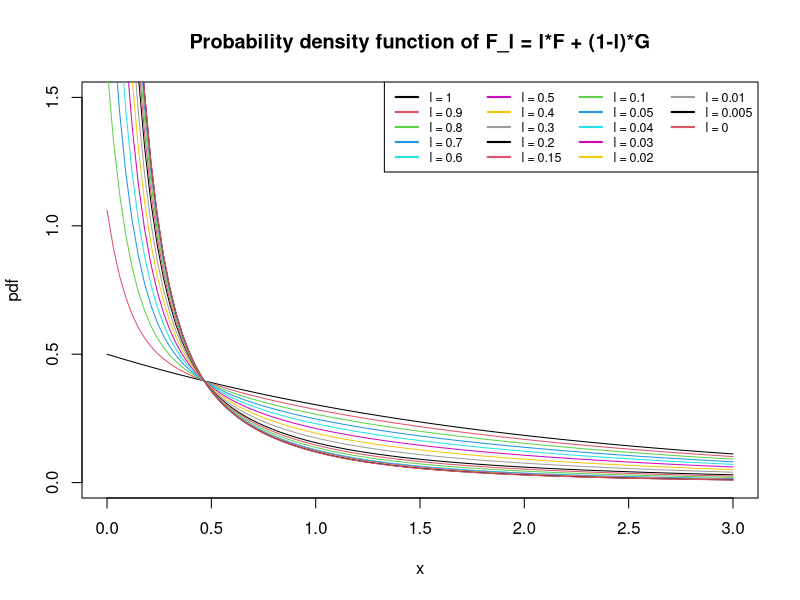
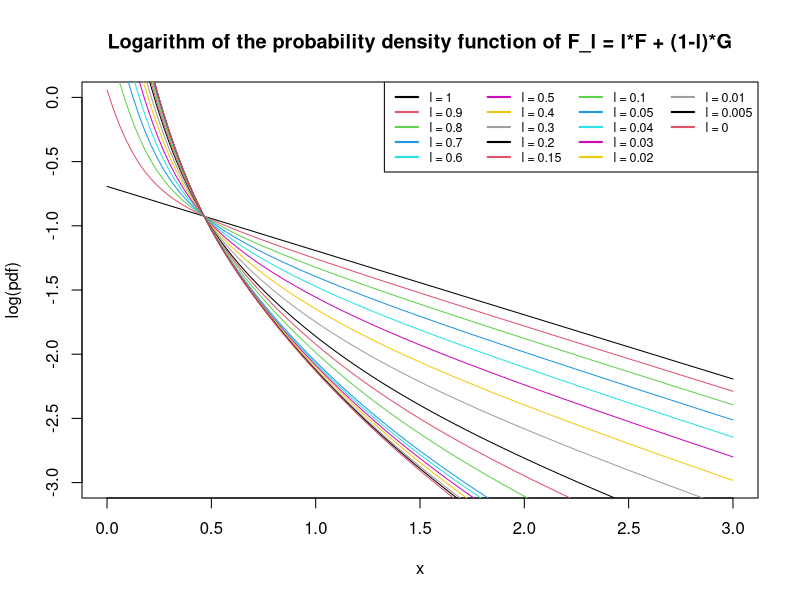
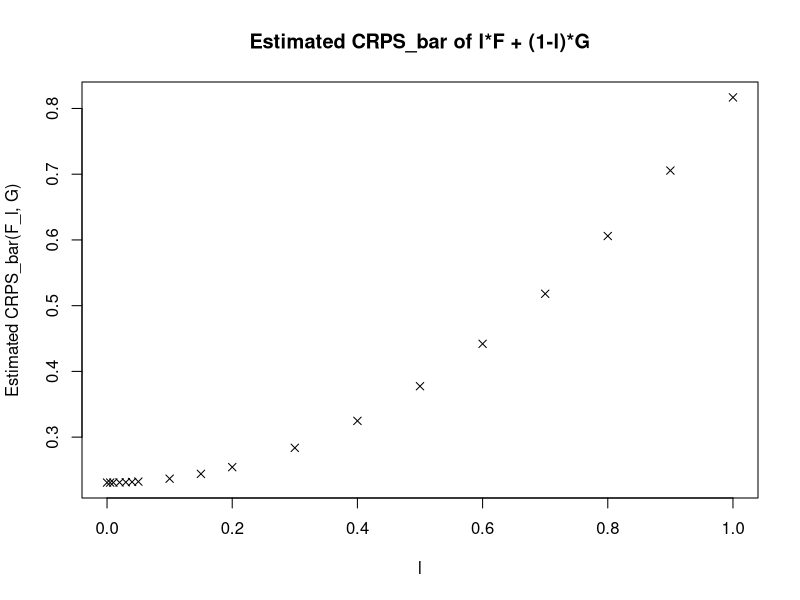
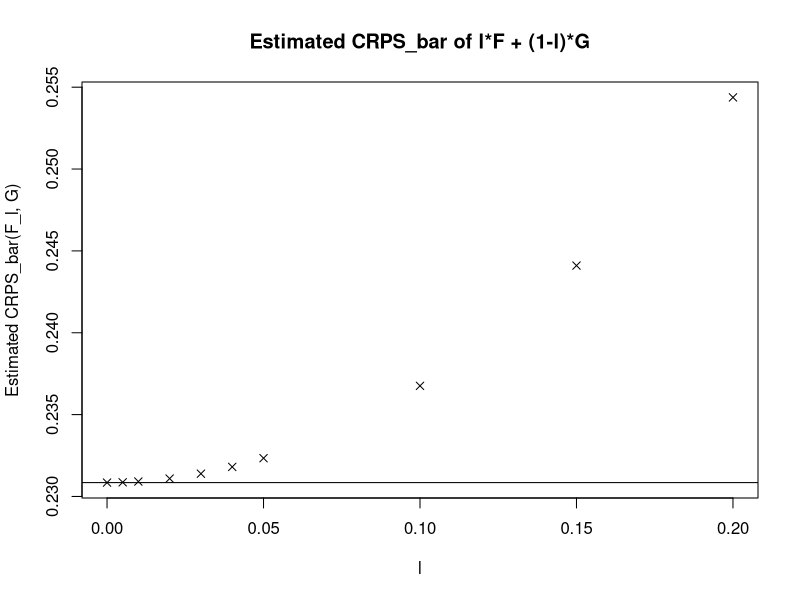
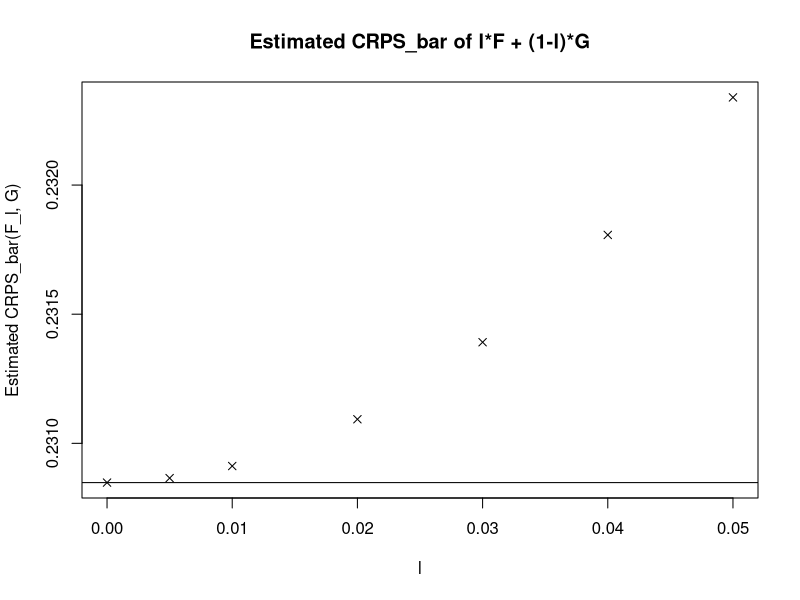
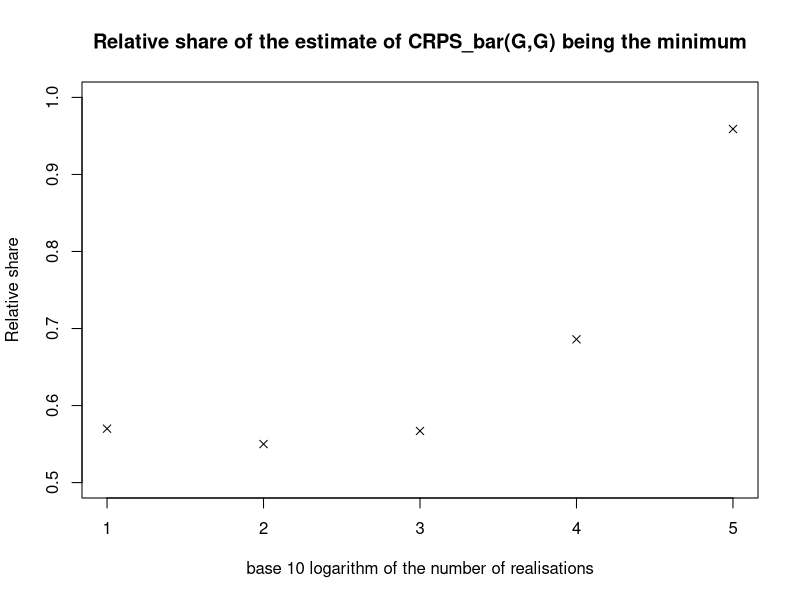

Recreate these plots in R, in order.
## ---- chunk 1
G <- data.frame(
  lambda <- c(0.2,0.3,0.5),
  theta<- c(1,3,10)
)

F <- data.frame(
  lambda <- c(1),
  theta <- c(0.5)
)
## ---- chunk 2
convex_combine <- function(F, G, lambda_conv_comb){
  # define new distribution by the convex combination of F and G
  F_lambda <- data.frame(
    lambda <- c(lambda_conv_comb*F$lambda, (1-lambda_conv_comb)*G$lambda),
    theta <- c(F$theta, G$theta)
  )
  colnames(F_lambda) <- c("lambda", "theta")
  
  return(F_lambda)
}
## ---- chunk 3
get_sample <- function(G, n){
  
  l <- length(G$lambda)
  
  # initialise the result vector
  result <- c()
  
  # Similar to Remark 3.1, sampling from a convex combination of 
  # exponential distributions is like choosing which exponential distribution 
  # to choose from via a multinomial distribution
  pick <- rmultinom(1, size = n, prob = G$lambda)
  
  for (i in 1:l){
    # sample as many realisations from the corresponding distribution
    # and append to the result vector
    result <- c(result, rexp(pick[i], rate = G$theta[i]))
  }
  return (result)
}
## ---- chunk 4
CRPS <- function(G, y){
  result <- y
  for (i in 1:length(G$lambda)){
    result <- result + 2*G$lambda[i]/G$theta[i]*(exp(-G$theta[i]*y)-1)
    
    # the double sum term
    for (j in 1:length(G$lambda)){
      result <- result + G$lambda[i]*G$lambda[j]/(G$theta[i]+G$theta[j])
    }
  }
  return(result)
}
## ---- chunk 5
# Estimate CRPS_bar(F,G) using n i.i.d realisations
CRPS_bar_hat <- function(F, G, sample, n=100000){
  score <- mean(CRPS(F, sample))
  return(score)
}
## ---- chunk 6
# From a list of distributions, get a vector of their estimated CRPS_bar
CRPS_bar_hat_vec <- function(list_distr, G_true, n=100000){
  #initialise the result vector
  result <- c()
  
  # get a sample vector to compare all distributions to
  sample <- get_sample(G, n)
  
  for (i in list_distr){
    result <- c(result, CRPS_bar_hat(i, G_true, sample, n))
  }
  
  return(result)
}
## ---- chunk 7
# Higher order function taking a distribution as input and
# returning the pdf of this distribution
pdf <- function(G){
  G_pdf <- function(x){
    result <- 0
    for (i in 1:length(G$lambda)){
      result <- result + G$lambda[i]*G$theta[i]*exp(-G$theta[i]*x)
    }
    return(result)
  }
  return(G_pdf)
}
## ---- chunk 8
# Higher order function taking a distribution as input and
# returning the logarithm of the pdf of this distribution
log_pdf <- function(G){
  G_log_pdf <- function(x){
    result <- 0
    for (i in 1:length(G$lambda)){
      result <- result + G$lambda[i]*G$theta[i]*exp(-G$theta[i]*x)
    }
    return(log(result))
  }
  return(G_log_pdf)
}
## ---- chunk 9
# Plots the pdfs of a list of distributions in one plot
plot_distr <-  function(list_of_distributions){
  
  # get first distribution back as data frame
  distr_1 <- as.data.frame(list_of_distributions[[1]])
  colnames(distr_1) <- c("lambda", "theta")
  # take its pdf
  pdf_distr_1 <- pdf(distr_1)
  # plot the first distribution
  curve(pdf_distr_1, xlim=c(0,3), ylim = c(0,1.5), ylab = "pdf", col=1)
  
  # plot the remaining pdfs in case there are any
  if (length(list_of_distributions) > 1){
    for (i in 2:length(list_of_distributions)){
      # get i-th distribution back as data frame
      distr_i <- as.data.frame(list_of_distributions[i])
      colnames(distr_i) <- c("lambda", "theta")
      # take its pdf
      pdf_distr_i <- pdf(distr_i)
      # plot the i-th distribution
      curve(pdf_distr_i, add = TRUE, col = i)
    }
  }
  
  # add title if needed
  # title("Probability density function of the considered distributions")
  
  # prepare legend
  lege <- names(list_of_distributions)
  if (length(lege) == 0){
    lege <- 1:length(list_of_distributions)
  }
  # add legend
  legend("topright", legend=lege, col=1:length(list_of_distributions), lty=1, lwd =2,
         ncol = ceiling(length(list_of_distributions)/5) , cex = 0.75)
}
## ---- chunk 10
# Plots the logarithm of the pdfs of a list of distributions in one plot
plot_log_distr <-  function(list_of_distributions){
  
  # get first distribution back as data frame
  distr_1 <- as.data.frame(list_of_distributions[[1]])
  colnames(distr_1) <- c("lambda", "theta")
  # take its log(pdf)
  log_pdf_distr_1 <- log_pdf(distr_1)
  # plot the first distribution
  curve(log_pdf_distr_1, xlim=c(0,3), ylim = c(-3,0), ylab = "log(pdf)", col=1)
  
  # plot the remaining log(pdf)s in case there are any
  if (length(list_of_distributions) > 1){
    for (i in 2:length(list_of_distributions)){
      # get i-th distribution back as data frame
      distr_i <- as.data.frame(list_of_distributions[i])
      colnames(distr_i) <- c("lambda", "theta")
      # take its log(pdf)
      log_pdf_distr_i <- log_pdf(distr_i)
      # plot the i-th distribution
      curve(log_pdf_distr_i, add = TRUE, col = i)
    }
  }
  
  # add title if needed
  # title("Logarithm of the pdf of the considered distributions")
  
  # prepare legend
  lege <- names(list_of_distributions)
  if (length(lege) == 0){
    lege <- 1:length(list_of_distributions)
  }
  # add legend
    legend("topright", legend=lege, col=1:length(list_of_distributions), lty=1, lwd =2, 
            ncol = ceiling(length(list_of_distributions)/5), cex = 0.75)
}
## ---- chunk 11
F_0.9   <- convex_combine(F, G, 0.9)
F_0.8   <- convex_combine(F, G, 0.8)
F_0.7   <- convex_combine(F, G, 0.7)
F_0.6   <- convex_combine(F, G, 0.6)
F_0.5   <- convex_combine(F, G, 0.5)
F_0.4   <- convex_combine(F, G, 0.4)
F_0.3   <- convex_combine(F, G, 0.3)
F_0.2   <- convex_combine(F, G, 0.2)
F_0.15  <- convex_combine(F, G, 0.15)
F_0.1   <- convex_combine(F, G, 0.1)
F_0.05  <- convex_combine(F, G, 0.05)
F_0.04  <- convex_combine(F, G, 0.04)
F_0.03  <- convex_combine(F, G, 0.03)
F_0.02  <- convex_combine(F, G, 0.02)
F_0.01  <- convex_combine(F, G, 0.01)
F_0.005 <- convex_combine(F, G, 0.005)
## ---- chunk 12
distributions <- list(
  "l = 1"     = F,
  "l = 0.9"   = F_0.9,
  "l = 0.8"   = F_0.8,
  "l = 0.7"   = F_0.7,
  "l = 0.6"   = F_0.6,
  "l = 0.5"   = F_0.5,
  "l = 0.4"   = F_0.4,
  "l = 0.3"   = F_0.3,
  "l = 0.2"   = F_0.2,
  "l = 0.15"  = F_0.15,
  "l = 0.1"   = F_0.1,
  "l = 0.05"  = F_0.05,
  "l = 0.04"  = F_0.04,
  "l = 0.03"  = F_0.03,
  "l = 0.02"  = F_0.02,
  "l = 0.01"  = F_0.01,
  "l = 0.005" = F_0.005,
  "l = 0"     = G
)

# Define a vector of the lambdas used for plotting
lambda_vector <- c(1,0.9,0.8,0.7,0.6,0.5,0.4,0.3,0.2,0.15,
                   0.1,0.05,0.04,0.03,0.02,0.01,0.005,0)
## ---- chunk 13
plot_distr(distributions)
title("Probability density function of F_l = l*F + (1-l)*G")
plot_log_distr(distributions)
title("Logarithm of the probability density function of F_l = l*F + (1-l)*G")
## ---- chunk 14
# number of observations we want to compare the distributions to
n_obs <- 1000000

CRPS_bar_hat_vector <- CRPS_bar_hat_vec(distributions, G, n_obs)
## ---- chunk 15
plot(lambda_vector, CRPS_bar_hat_vector, 
     ylab = "Estimated CRPS_bar(F_l, G)", xlab = "l", pch = 4)
title("Estimated CRPS_bar of l*F + (1-l)*G")

plot(lambda_vector[9:18], CRPS_bar_hat_vector[9:18], 
     ylab = "Estimated CRPS_bar(F_l, G)", xlab = "l", pch = 4)
# add a line to better differentiate
abline(h = CRPS_bar_hat_vector[length(CRPS_bar_hat_vector)])
title("Estimated CRPS_bar of l*F + (1-l)*G")

plot(lambda_vector[12:18], CRPS_bar_hat_vector[12:18], 
     ylab = "Estimated CRPS_bar(F_l, G)", xlab = "l", pch = 4)
# add a line to better differentiate
abline(h = CRPS_bar_hat_vector[length(CRPS_bar_hat_vector)])
title("Estimated CRPS_bar of l*F + (1-l)*G")
## ---- chunk 16
# number of times we want to run our simulation 
n_rep <- 1000
# the vector with the number of observations we want to estimate the expected score
n_obs_vec <- c(10, 100, 1000, 10000, 100000)
# counter to see how many times the simulation minimum is the theoretical minimum
counter <- rep(0, length(n_obs_vec))

# run the simulation
for (i in 1:length(n_obs_vec)){
  for (j in 1:n_rep){
    CRPS_bar_hat_vector_i <- CRPS_bar_hat_vec(distributions, G, n_obs_vec[i])
    # if the last element of CRPS_bar_hat_vector_i i.e. the one corresponding 
    # to the theoretical minimum is the empirical minimum
    if (tail(CRPS_bar_hat_vector_i, 1) == min(CRPS_bar_hat_vector_i)){
      counter[i] <- counter[i]+1
    }
  }
}
## ---- chunk 17
plot(log10(n_obs_vec), counter/n_rep, 
     xlab = "base 10 logarithm of the number of realisations",
     ylab = "Relative share", ylim = c(min(min(counter/n_rep),0.5),1), pch = 4)
title("Relative share of the estimate of CRPS_bar(G,G) being the minimum")
